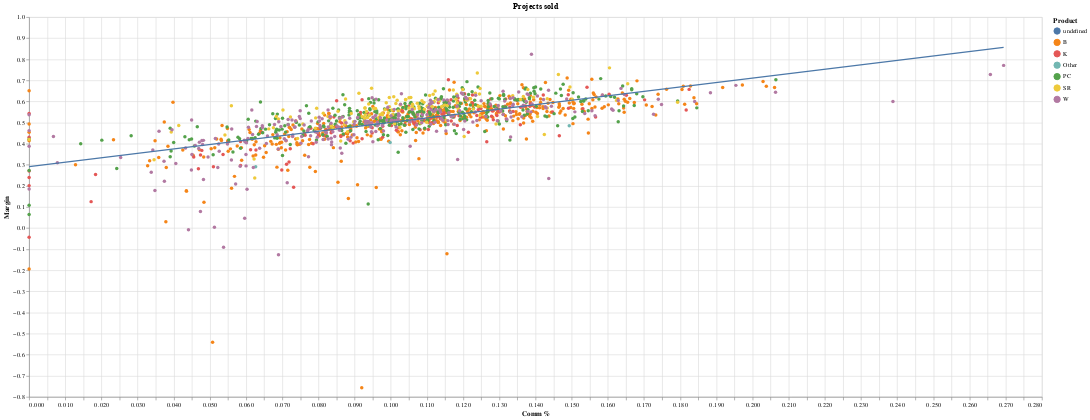

Here is the notebook cell this chart was saved with:
### Code cell
# Input selections
brush_2 = alt.selection_point(
    fields=['Product'],
    #bind='legend',
    #on= 'mouseover',
    #nearest=True
)

# Chart elements
year_selection = alt.selection_point(
    name='Contract Date',
    fields=['year'],
    bind=alt.binding_select(
        options= [None] + year_options,
        labels= ['All'] + year_labels,
        ),
)

product_selection = alt.selection_point(
    name='Product',
    fields=['Product'],
    bind= alt.binding_select(
        options= [None] + product_options,
        labels= ['All'] + product_labels,
    ),
)

designer_selection = alt.selection_point(
    name='Designer',
    fields=['Designer'],
    bind= alt.binding_select(
        options= [None] + designer_options,
        labels= ['All'] + designer_labels,
    ),
)

# Chart Elements
margin = alt.Chart(data).mark_point(filled=True).encode(
    y= alt.Y('Margin'),
    x= alt.X('Comm %'),
    color= alt.Color('Product', legend= alt.Legend(columns= 1, symbolLimit=0)),
    tooltip= ['Customer',
                'Contract Date',
                'Product',
                'Designer',
                alt.Tooltip('sum(Net Sale)', format='.2f'),
                alt.Tooltip('Margin', format='.2f'),
                alt.Tooltip('Comm %', format='.2f'),
                alt.Tooltip('Profit', format='.2f'),
                ],
    #opacity= alt.condition(brush_2, alt.value(1), alt.value(0.1))
).add_params(
    year_selection,
    product_selection,
    designer_selection
).transform_filter(
    year_selection & product_selection & designer_selection
).properties(
    width= 1600,
    height= 600,
    title= 'Projects sold'
)

# Regression
margin_chart = margin + margin.transform_regression('Comm %', 'Margin').mark_line()
margin_chart

### Figure 1 — Vega-Lite specification as saved in the notebook (floating-point values rounded to 4 significant figures; data arrays with more than 128 entries replaced by an {"elided": "..."} marker saying what was removed)
{"config": {"view": {"continuousWidth": 300, "continuousHeight": 300}}, "layer": [{"mark": {"type": "point", "filled": true}, "encoding": {"color": {"field": "Product", "legend": {"columns": 1, "symbolLimit": 0}, "type": "nominal"}, "tooltip": [{"field": "Customer", "type": "nominal"}, {"field": "Contract Date", "type": "temporal"}, {"field": "Product", "type": "nominal"}, {"field": "Designer", "type": "nominal"}, {"aggregate": "sum", "field": "Net Sale", "format": ".2f", "type": "quantitative"}, {"field": "Margin", "format": ".2f", "type": "quantitative"}, {"field": "Comm %", "format": ".2f", "type": "quantitative"}, {"field": "Profit", "format": ".2f", "type": "quantitative"}], "x": {"field": "Comm %", "type": "quantitative"}, "y": {"field": "Margin", "type": "quantitative"}}, "name": "view_4", "title": "Projects sold", "transform": [{"filter": {"and": [{"and": [{"param": "Contract Date"}, {"param": "Product"}]}, {"param": "Designer"}]}}]}, {"mark": {"type": "line"}, "encoding": {"color": {"field": "Product", "legend": {"columns": 1, "symbolLimit": 0}, "type": "nominal"}, "tooltip": [{"field": "Customer", "type": "nominal"}, {"field": "Contract Date", "type": "temporal"}, {"field": "Product", "type": "nominal"}, {"field": "Designer", "type": "nominal"}, {"aggregate": "sum", "field": "Net Sale", "format": ".2f", "type": "quantitative"}, {"field": "Margin", "format": ".2f", "type": "quantitative"}, {"field": "Comm %", "format": ".2f", "type": "quantitative"}, {"field": "Profit", "format": ".2f", "type": "quantitative"}], "x": {"field": "Comm %", "type": "quantitative"}, "y": {"field": "Margin", "type": "quantitative"}}, "title": "Projects sold", "transform": [{"filter": {"and": [{"and": [{"param": "Contract Date"}, {"param": "Product"}]}, {"param": "Designer"}]}}, {"on": "Comm %", "regression": "Margin"}]}], "data": {"name": "data-ce3424976af297293dc6b599fa3739db"}, "height": 600, "params": [{"name": "Contract Date", "select": {"type": "point", "fields": ["year"]}, "bind": {"input": "select", "options": [null, "2018", "2019", "2020", "2021", "2022", "2023"], "labels": ["All", "2018", "2019", "2020", "2021", "2022", "2023"]}, "views": ["view_4"]}, {"name": "Product", "select": {"type": "point", "fields": ["Product"]}, "bind": {"input": "select", "options": [null, "B", "K", "Other", "PC", "SR", "W"], "labels": ["All", "B", "K", "Other", "PC", "SR", "W"]}, "views": ["view_4"]}, {"name": "Designer", "select": {"type": "point", "fields": ["Designer"]}, "bind": {"input": "select", "options": [null, "AC", "AG", "BH", "BS", "CD", "DG", "EK", "EN", "GL", "House", "JG", "JP", "JQ", "LJ", "MS", "MW", "NS", "T", "TR"], "labels": ["All", "AC", "AG", "BH", "BS", "CD", "DG", "EK", "EN", "GL", "House", "JG", "JP", "JQ", "LJ", "MS", "MW", "NS", "T", "TR"]}, "views": ["view_4"]}], "width": 1600, "$schema": "https://vega.github.io/schema/vega-lite/v5.16.3.json", "datasets": {"data-ce3424976af297293dc6b599fa3739db": {"elided": "1339 records"}}}
